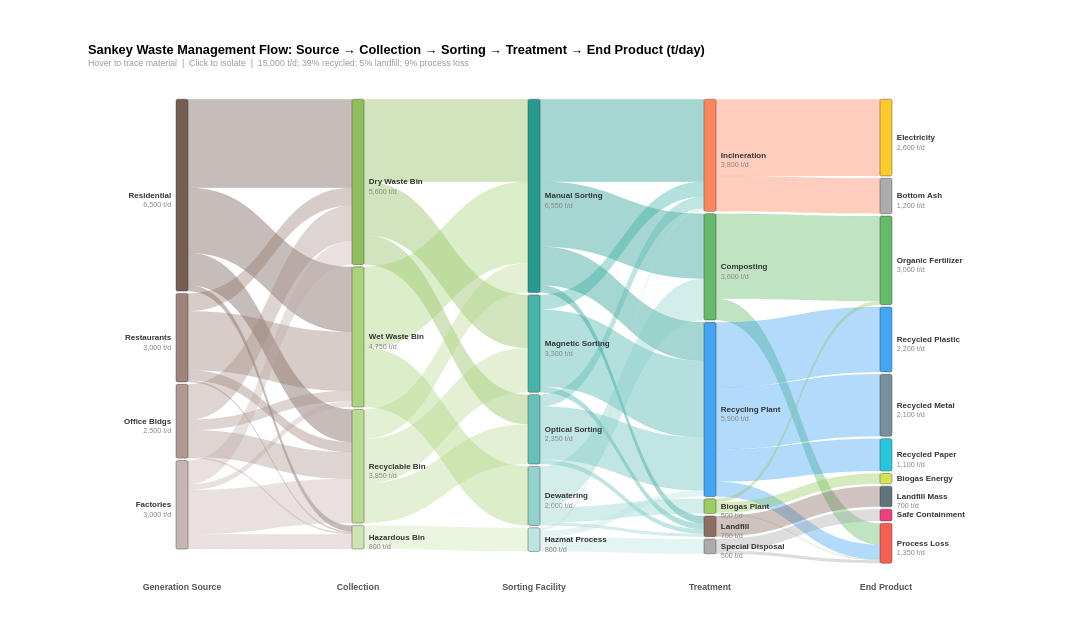

Source (Vega-Lite JSON):
### Vega specification from a JSON file in a GitHub repository (floating-point values rounded to 4 significant figures)
{"$schema": "https://vega.github.io/schema/vega/v5.json", "description": "Waste Management & Circular Economy Sankey — Material Flow (Data-Driven Architecture)", "width": 1100, "height": 580, "padding": {"left": 110, "right": 155, "top": 55, "bottom": 50}, "background": "white", "_metadata": {"chart_type": "sankey_multi_stage", "title": "Sankey Waste Management & Circular Economy", "topic": "waste_circular_economy", "architecture": "data-driven layout via Vega transform pipeline", "value_unit": "Tons per day", "notes": "15,000 t/d total — 39% recycled; 24% composted; 5% landfill; 9% process loss; mass conservation verified"}, "signals": [{"name": "nodeWidth", "value": 15}, {"name": "nodeGap", "value": 80}, {"name": "threshold", "value": 0, "bind": {"input": "range", "min": 0, "max": 500, "step": 50, "name": "Min Flow (tons/day): "}}, {"name": "nodeHover", "value": null, "on": [{"events": "@nodeRect:mouseover", "update": "datum.name"}, {"events": "@nodeRect:mouseout", "update": "null"}]}, {"name": "edgeHover", "value": null, "on": [{"events": "@edgeMark:mouseover", "update": "datum.linkId"}, {"events": "@edgeMark:mouseout", "update": "null"}]}, {"name": "selectedNode", "value": null, "on": [{"events": "@nodeRect:click!", "update": "selectedNode === datum.name ? null : datum.name"}, {"events": [{"type": "click", "markname": "resetBtn"}, {"type": "dblclick"}], "update": "null"}]}], "data": [{"name": "rawLinks", "values": [{"source": "Residential", "target": "Dry Waste Bin", "value": 3000}, {"source": "Residential", "target": "Wet Waste Bin", "value": 2200}, {"source": "Residential", "target": "Recyclable Bin", "value": 1100}, {"source": "Residential", "target": "Hazardous Bin", "value": 200}, {"source": "Restaurants", "target": "Wet Waste Bin", "value": 2000}, {"source": "Restaurants", "target": "Dry Waste Bin", "value": 600}, {"source": "Restaurants", "target": "Recyclable Bin", "value": 350}, {"source": "Restaurants", "target": "Hazardous Bin", "value": 50}, {"source": "Office Bldgs", "target": "Dry Waste Bin", "value": 1200}, {"source": "Office Bldgs", "target": "Recyclable Bin", "value": 900}, {"source": "Office Bldgs", "target": "Wet Waste Bin", "value": 350}, {"source": "Office Bldgs", "target": "Hazardous Bin", "value": 50}, {"source": "Factories", "target": "Recyclable Bin", "value": 1500}, {"source": "Factories", "target": "Dry Waste Bin", "value": 800}, {"source": "Factories", "target": "Hazardous Bin", "value": 500}, {"source": "Factories", "target": "Wet Waste Bin", "value": 200}, {"source": "Dry Waste Bin", "target": "Manual Sorting", "value": 2800}, {"source": "Dry Waste Bin", "target": "Magnetic Sorting", "value": 1800}, {"source": "Dry Waste Bin", "target": "Optical Sorting", "value": 1000}, {"source": "Wet Waste Bin", "target": "Manual Sorting", "value": 2750}, {"source": "Wet Waste Bin", "target": "Dewatering", "value": 2000}, {"source": "Recyclable Bin", "target": "Manual Sorting", "value": 1000}, {"source": "Recyclable Bin", "target": "Magnetic Sorting", "value": 1500}, {"source": "Recyclable Bin", "target": "Optical Sorting", "value": 1350}, {"source": "Hazardous Bin", "target": "Hazmat Process", "value": 800}, {"source": "Manual Sorting", "target": "Incineration", "value": 2800}, {"source": "Manual Sorting", "target": "Composting", "value": 2200}, {"source": "Manual Sorting", "target": "Recycling Plant", "value": 1300}, {"source": "Manual Sorting", "target": "Landfill", "value": 250}, {"source": "Magnetic Sorting", "target": "Recycling Plant", "value": 2600}, {"source": "Magnetic Sorting", "target": "Incineration", "value": 500}, {"source": "Magnetic Sorting", "target": "Landfill", "value": 200}, {"source": "Optical Sorting", "target": "Recycling Plant", "value": 1800}, {"source": "Optical Sorting", "target": "Incineration", "value": 400}, {"source": "Optical Sorting", "target": "Landfill", "value": 150}, {"source": "Dewatering", "target": "Composting", "value": 1400}, {"source": "Dewatering", "target": "Biogas Plant", "value": 500}, {"source": "Dewatering", "target": "Landfill", "value": 100}, {"source": "Hazmat Process", "target": "Special Disposal", "value": 500}, {"source": "Hazmat Process", "target": "Recycling Plant", "value": 200}, {"source": "Hazmat Process", "target": "Incineration", "value": 100}, {"source": "Incineration", "target": "Electricity", "value": 2600}, {"source": "Incineration", "target": "Bottom Ash", "value": 1200}, {"source": "Composting", "target": "Organic Fertilizer", "value": 2880}, {"source": "Composting", "target": "Process Loss", "value": 720}, {"source": "Recycling Plant", "target": "Recycled Plastic", "value": 2200}, {"source": "Recycling Plant", "target": "Recycled Metal", "value": 2100}, {"source": "Recycling Plant", "target": "Recycled Paper", "value": 1100}, {"source": "Recycling Plant", "target": "Process Loss", "value": 500}, {"source": "Biogas Plant", "target": "Biogas Energy", "value": 350}, {"source": "Biogas Plant", "target": "Organic Fertilizer", "value": 120}, {"source": "Biogas Plant", "target": "Process Loss", "value": 30}, {"source": "Landfill", "target": "Landfill Mass", "value": 700}, {"source": "Special Disposal", "target": "Safe Containment", "value": 400}, {"source": "Special Disposal", "target": "Process Loss", "value": 100}]}, {"name": "nodeConfig", "values": [{"name": "Residential", "depth": 0, "order": 0}, {"name": "Restaurants", "depth": 0, "order": 1}, {"name": "Office Bldgs", "depth": 0, "order": 2}, {"name": "Factories", "depth": 0, "order": 3}, {"name": "Dry Waste Bin", "depth": 1, "order": 0}, {"name": "Wet Waste Bin", "depth": 1, "order": 1}, {"name": "Recyclable Bin", "depth": 1, "order": 2}, {"name": "Hazardous Bin", "depth": 1, "order": 3}, {"name": "Manual Sorting", "depth": 2, "order": 0}, {"name": "Magnetic Sorting", "depth": 2, "order": 1}, {"name": "Optical Sorting", "depth": 2, "order": 2}, {"name": "Dewatering", "depth": 2, "order": 3}, {"name": "Hazmat Process", "depth": 2, "order": 4}, {"name": "Incineration", "depth": 3, "order": 0}, {"name": "Composting", "depth": 3, "order": 1}, {"name": "Recycling Plant", "depth": 3, "order": 2}, {"name": "Biogas Plant", "depth": 3, "order": 3}, {"name": "Landfill", "depth": 3, "order": 4}, {"name": "Special Disposal", "depth": 3, "order": 5}, {"name": "Electricity", "depth": 4, "order": 0}, {"name": "Bottom Ash", "depth": 4, "order": 1}, {"name": "Organic Fertilizer", "depth": 4, "order": 2}, {"name": "Recycled Plastic", "depth": 4, "order": 3}, {"name": "Recycled Metal", "depth": 4, "order": 4}, {"name": "Recycled Paper", "depth": 4, "order": 5}, {"name": "Biogas Energy", "depth": 4, "order": 6}, {"name": "Landfill Mass", "depth": 4, "order": 7}, {"name": "Safe Containment", "depth": 4, "order": 8}, {"name": "Process Loss", "depth": 4, "order": 9}]}, {"name": "depthLabelsData", "values": [{"depth": 0, "label": "Generation Source"}, {"depth": 1, "label": "Collection"}, {"depth": 2, "label": "Sorting Facility"}, {"depth": 3, "label": "Treatment"}, {"depth": 4, "label": "End Product"}]}, {"name": "filteredLinks", "source": "rawLinks", "transform": [{"type": "filter", "expr": "datum.value >= threshold"}, {"type": "formula", "expr": "datum.source + ' → ' + datum.target", "as": "linkId"}]}, {"name": "linksWithOrder", "source": "filteredLinks", "transform": [{"type": "lookup", "from": "nodeConfig", "key": "name", "fields": ["source"], "as": ["srcConfig"]}, {"type": "lookup", "from": "nodeConfig", "key": "name", "fields": ["target"], "as": ["tgtConfig"]}, {"type": "formula", "expr": "datum.srcConfig.order", "as": "srcOrder"}, {"type": "formula", "expr": "datum.tgtConfig.order", "as": "tgtOrder"}, {"type": "formula", "expr": "datum.srcConfig.depth", "as": "srcDepth"}, {"type": "formula", "expr": "datum.tgtConfig.depth", "as": "tgtDepth"}]}, {"name": "outTotals", "source": "linksWithOrder", "transform": [{"type": "aggregate", "groupby": ["source"], "fields": ["value"], "ops": ["sum"], "as": ["totalOut"]}]}, {"name": "inTotals", "source": "linksWithOrder", "transform": [{"type": "aggregate", "groupby": ["target"], "fields": ["value"], "ops": ["sum"], "as": ["totalIn"]}]}, {"name": "nodePositions", "source": "nodeConfig", "transform": [{"type": "lookup", "from": "outTotals", "key": "source", "fields": ["name"], "as": ["outInfo"]}, {"type": "lookup", "from": "inTotals", "key": "target", "fields": ["name"], "as": ["inInfo"]}, {"type": "formula", "expr": "datum.outInfo ? datum.outInfo.totalOut : 0", "as": "totalOut"}, {"type": "formula", "expr": "datum.inInfo ? datum.inInfo.totalIn : 0", "as": "totalIn"}, {"type": "formula", "expr": "max(datum.totalOut, datum.totalIn)", "as": "total"}, {"type": "filter", "expr": "datum.total > 0"}, {"type": "stack", "groupby": ["depth"], "sort": {"field": "order", "order": "ascending"}, "field": "total"}, {"type": "window", "groupby": ["depth"], "sort": {"field": "order", "order": "ascending"}, "ops": ["row_number"], "as": ["rankInDepth"]}, {"type": "formula", "expr": "datum.y0 + (datum.rankInDepth - 1) * nodeGap", "as": "y0g"}, {"type": "formula", "expr": "datum.y1 + (datum.rankInDepth - 1) * nodeGap", "as": "y1g"}]}, {"name": "sourceStacked", "source": "linksWithOrder", "transform": [{"type": "window", "groupby": ["source"], "sort": {"field": "tgtOrder", "order": "ascending"}, "ops": ["sum"], "fields": ["value"], "frame": [null, 0], "as": ["srcCumEnd"]}, {"type": "formula", "expr": "datum.srcCumEnd - datum.value", "as": "srcCumStart"}]}, {"name": "targetStacked", "source": "linksWithOrder", "transform": [{"type": "window", "groupby": ["target"], "sort": {"field": "srcOrder", "order": "ascending"}, "ops": ["sum"], "fields": ["value"], "frame": [null, 0], "as": ["tgtCumEnd"]}, {"type": "formula", "expr": "datum.tgtCumEnd - datum.value", "as": "tgtCumStart"}]}, {"name": "edges", "source": "sourceStacked", "transform": [{"type": "lookup", "from": "targetStacked", "key": "linkId", "fields": ["linkId"], "as": ["tgtInfo"]}, {"type": "formula", "expr": "datum.tgtInfo ? datum.tgtInfo.tgtCumStart : 0", "as": "tgtCumStart"}, {"type": "formula", "expr": "datum.tgtInfo ? datum.tgtInfo.tgtCumEnd : datum.value", "as": "tgtCumEnd"}, {"type": "lookup", "from": "nodePositions", "key": "name", "fields": ["source"], "as": ["srcNode"]}, {"type": "lookup", "from": "nodePositions", "key": "name", "fields": ["target"], "as": ["tgtNode"]}, {"type": "filter", "expr": "datum.srcNode && datum.tgtNode"}, {"type": "formula", "expr": "datum.srcNode.y0g + datum.srcCumStart", "as": "absSy0"}, {"type": "formula", "expr": "datum.srcNode.y0g + datum.srcCumEnd", "as": "absSy1"}, {"type": "formula", "expr": "datum.tgtNode.y0g + datum.tgtCumStart", "as": "absTy0"}, {"type": "formula", "expr": "datum.tgtNode.y0g + datum.tgtCumEnd", "as": "absTy1"}, {"type": "formula", "expr": "datum.srcNode.total > 0 ? datum.value / datum.srcNode.total : 0", "as": "srcPct"}, {"type": "formula", "expr": "datum.tgtNode.total > 0 ? datum.value / datum.tgtNode.total : 0", "as": "tgtPct"}]}], "scales": [{"name": "x", "type": "point", "range": "width", "domain": [0, 1, 2, 3, 4], "padding": 0.5}, {"name": "y", "type": "linear", "range": [0, {"signal": "height"}], "domain": {"data": "nodePositions", "field": "y1g"}}, {"name": "color", "type": "ordinal", "domain": {"data": "nodeConfig", "field": "name"}, "range": ["#5D4037", "#8D6E63", "#A1887F", "#BCAAA4", "#7CB342", "#9CCC65", "#AED581", "#C5E1A5", "#00897B", "#26A69A", "#4DB6AC", "#80CBC4", "#B2DFDB", "#FF7043", "#4CAF50", "#2196F3", "#8BC34A", "#795548", "#9E9E9E", "#FFC107", "#9E9E9E", "#4CAF50", "#2196F3", "#607D8B", "#00BCD4", "#CDDC39", "#455A64", "#E91E63", "#F44336"]}], "marks": [{"type": "path", "name": "edgeMark", "from": {"data": "edges"}, "encode": {"update": {"path": {"signal": "'M' + (scale('x', datum.srcDepth) + nodeWidth) + ',' + scale('y', datum.absSy0) + ' C' + ((scale('x', datum.srcDepth) + nodeWidth + scale('x', datum.tgtDepth)) / 2) + ',' + scale('y', datum.absSy0) + ' ' + ((scale('x', datum.srcDepth) + nodeWidth + scale('x', datum.tgtDepth)) / 2) + ',' + scale('y', datum.absTy0) + ' ' + scale('x', datum.tgtDepth) + ',' + scale('y', datum.absTy0) + ' L' + scale('x', datum.tgtDepth) + ',' + scale('y', datum.absTy1) + ' C' + ((scale('x', datum.srcDepth) + nodeWidth + scale('x', datum.tgtDepth)) / 2) + ',' + scale('y', datum.absTy1) + ' ' + ((scale('x', datum.srcDepth) + nodeWidth + scale('x', datum.tgtDepth)) / 2) + ',' + scale('y', datum.absSy1) + ' ' + (scale('x', datum.srcDepth) + nodeWidth) + ',' + scale('y', datum.absSy1) + ' Z'"}, "fill": {"scale": "color", "field": "source"}, "fillOpacity": {"signal": "selectedNode ? (datum.source === selectedNode || datum.target === selectedNode ? 0.65 : 0.04) : nodeHover ? (datum.source === nodeHover || datum.target === nodeHover ? 0.65 : 0.08) : edgeHover === datum.linkId ? 0.75 : 0.35"}, "stroke": {"scale": "color", "field": "source"}, "strokeWidth": {"value": 0.5}, "strokeOpacity": {"signal": "selectedNode ? (datum.source === selectedNode || datum.target === selectedNode ? 0.4 : 0) : nodeHover ? (datum.source === nodeHover || datum.target === nodeHover ? 0.4 : 0) : edgeHover === datum.linkId ? 0.5 : 0.1"}, "tooltip": {"signal": "datum.source + ' → ' + datum.target + ': ' + format(datum.value, ',d') + ' t/d (' + format(datum.srcPct, '.0%') + ' of ' + datum.source + ')'"}, "cursor": {"value": "pointer"}}, "hover": {"fillOpacity": {"value": 0.8}}}}, {"type": "rect", "name": "nodeRect", "from": {"data": "nodePositions"}, "encode": {"enter": {"width": {"signal": "nodeWidth"}, "cornerRadius": {"value": 2}}, "update": {"x": {"scale": "x", "field": "depth"}, "y": {"scale": "y", "field": "y0g"}, "y2": {"scale": "y", "field": "y1g"}, "fill": {"scale": "color", "field": "name"}, "stroke": {"value": "#333"}, "strokeWidth": {"signal": "selectedNode === datum.name || nodeHover === datum.name ? 2 : 0.5"}, "fillOpacity": {"signal": "selectedNode ? (datum.name === selectedNode ? 1 : 0.25) : nodeHover === datum.name ? 1 : 0.85"}, "tooltip": {"signal": "datum.name + ': ' + format(datum.total, ',d') + ' t/d'"}, "cursor": {"value": "pointer"}}}}, {"type": "text", "from": {"data": "nodePositions"}, "interactive": false, "encode": {"update": {"x": {"signal": "datum.depth === 0 ? scale('x', datum.depth) - 6 : scale('x', datum.depth) + nodeWidth + 6"}, "y": {"signal": "(scale('y', datum.y0g) + scale('y', datum.y1g)) / 2"}, "align": {"signal": "datum.depth === 0 ? 'right' : 'left'"}, "text": {"field": "name"}, "fontSize": {"value": 10}, "fontWeight": {"value": "bold"}, "fill": {"value": "#333"}, "baseline": {"value": "middle"}, "opacity": {"signal": "selectedNode ? (datum.name === selectedNode ? 1 : 0.25) : 1"}}}}, {"type": "text", "from": {"data": "nodePositions"}, "interactive": false, "encode": {"update": {"x": {"signal": "datum.depth === 0 ? scale('x', datum.depth) - 6 : scale('x', datum.depth) + nodeWidth + 6"}, "y": {"signal": "(scale('y', datum.y0g) + scale('y', datum.y1g)) / 2 + 12"}, "align": {"signal": "datum.depth === 0 ? 'right' : 'left'"}, "text": {"signal": "abs(scale('y', datum.y0g) - scale('y', datum.y1g)) > 18 ? '' + format(datum.total, ',d') + ' t/d' : ''"}, "fontSize": {"value": 9}, "fill": {"value": "#888"}, "baseline": {"value": "middle"}, "opacity": {"signal": "selectedNode ? (datum.name === selectedNode ? 1 : 0.25) : 1"}}}}, {"type": "text", "from": {"data": "depthLabelsData"}, "interactive": false, "encode": {"enter": {"x": {"signal": "scale('x', datum.depth) + nodeWidth / 2"}, "y": {"signal": "height + 25"}, "text": {"field": "label"}, "fontSize": {"value": 11}, "fontWeight": {"value": "bold"}, "fill": {"value": "#555"}, "baseline": {"value": "top"}, "align": {"value": "center"}}}}, {"type": "group", "data": [{"name": "showResetData", "values": [{}], "transform": [{"type": "filter", "expr": "selectedNode"}]}], "encode": {"enter": {"xc": {"signal": "width / 2"}, "y": {"value": -35}, "width": {"value": 100}, "height": {"value": 26}}}, "marks": [{"type": "group", "name": "resetBtn", "from": {"data": "showResetData"}, "encode": {"enter": {"cornerRadius": {"value": 5}, "fill": {"value": "#f5f5f5"}, "stroke": {"value": "#bbb"}, "strokeWidth": {"value": 1.5}, "height": {"field": {"group": "height"}}, "width": {"field": {"group": "width"}}, "cursor": {"value": "pointer"}}, "update": {"opacity": {"value": 1}}, "hover": {"opacity": {"value": 0.7}}}, "marks": [{"type": "text", "interactive": false, "encode": {"enter": {"xc": {"field": {"group": "width"}, "mult": 0.5}, "yc": {"field": {"group": "height"}, "mult": 0.5, "offset": 1}, "align": {"value": "center"}, "baseline": {"value": "middle"}, "fontWeight": {"value": "bold"}, "fontSize": {"value": 11}, "text": {"value": "Show All"}, "fill": {"value": "#555"}}}}]}]}], "title": {"text": "Sankey Waste Management Flow: Source → Collection → Sorting → Treatment → End Product (t/day)", "subtitle": "Hover to trace material  |  Click to isolate  |  15,000 t/d; 39% recycled; 5% landfill; 9% process loss", "fontSize": 16, "subtitleFontSize": 11, "subtitleColor": "#999", "anchor": "start"}}
